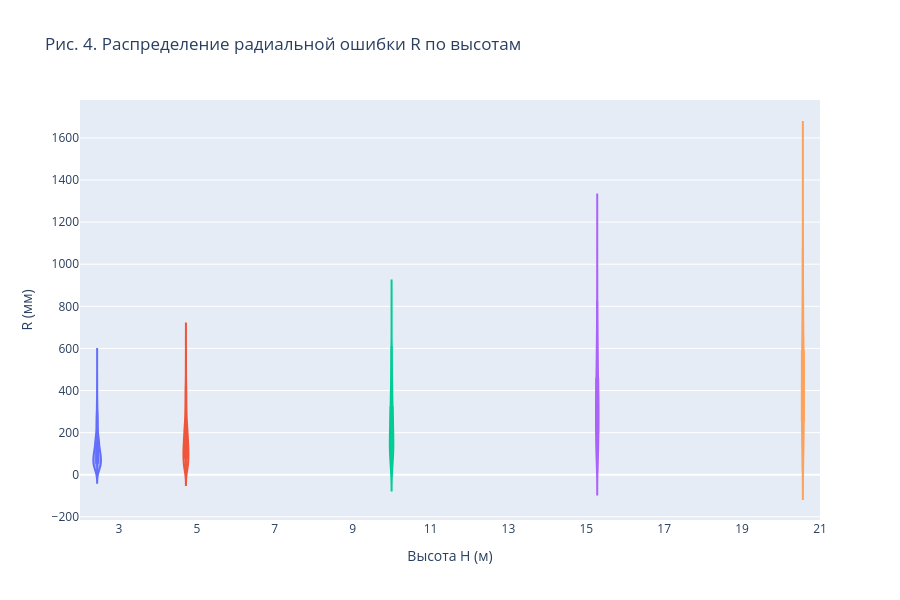

Write notebook code for a chart like this one.
### Markdown cell above
### Распределение ошибки по высотам

### Code cell
fig = px.violin(
    df, x="H", y="R", color="H_cat", box=True, points=False,
    title="Рис. 4. Распределение радиальной ошибки R по высотам",
    labels={"H": "Высота H (м)", "R": "R (мм)", "H_cat": "Высота"},
    category_orders={"H_cat": H_CAT_ORDER},
)
fig.update_layout(showlegend=False, height=600, width=900)
fig.show()

### Figure 1 — Plotly figure (JSON) as saved in the notebook; plotly's stock layout.template omitted (floating-point values rounded to 4 significant figures; data arrays with more than 128 entries replaced by an {"elided": "..."} marker saying what was removed)
{"data": [{"alignmentgroup": "True", "box": {"visible": true}, "hovertemplate": "Высота=3 м<br>Высота H (м)=%{x}<br>R (мм)=%{y}<extra></extra>", "legendgroup": "3 м", "marker": {"color": "#636efa"}, "name": "3 м", "offsetgroup": "3 м", "orientation": "v", "points": false, "scalegroup": "True", "showlegend": true, "type": "violin", "x": {"elided": "900 int values"}, "x0": " ", "xaxis": "x", "y": {"elided": "900 float values"}, "y0": " ", "yaxis": "y"}, {"alignmentgroup": "True", "box": {"visible": true}, "hovertemplate": "Высота=5 м<br>Высота H (м)=%{x}<br>R (мм)=%{y}<extra></extra>", "legendgroup": "5 м", "marker": {"color": "#EF553B"}, "name": "5 м", "offsetgroup": "5 м", "orientation": "v", "points": false, "scalegroup": "True", "showlegend": true, "type": "violin", "x": {"elided": "900 int values"}, "x0": " ", "xaxis": "x", "y": {"elided": "900 float values"}, "y0": " ", "yaxis": "y"}, {"alignmentgroup": "True", "box": {"visible": true}, "hovertemplate": "Высота=10 м<br>Высота H (м)=%{x}<br>R (мм)=%{y}<extra></extra>", "legendgroup": "10 м", "marker": {"color": "#00cc96"}, "name": "10 м", "offsetgroup": "10 м", "orientation": "v", "points": false, "scalegroup": "True", "showlegend": true, "type": "violin", "x": {"elided": "900 int values"}, "x0": " ", "xaxis": "x", "y": {"elided": "900 float values"}, "y0": " ", "yaxis": "y"}, {"alignmentgroup": "True", "box": {"visible": true}, "hovertemplate": "Высота=15 м<br>Высота H (м)=%{x}<br>R (мм)=%{y}<extra></extra>", "legendgroup": "15 м", "marker": {"color": "#ab63fa"}, "name": "15 м", "offsetgroup": "15 м", "orientation": "v", "points": false, "scalegroup": "True", "showlegend": true, "type": "violin", "x": {"elided": "900 int values"}, "x0": " ", "xaxis": "x", "y": {"elided": "900 float values"}, "y0": " ", "yaxis": "y"}, {"alignmentgroup": "True", "box": {"visible": true}, "hovertemplate": "Высота=20 м<br>Высота H (м)=%{x}<br>R (мм)=%{y}<extra></extra>", "legendgroup": "20 м", "marker": {"color": "#FFA15A"}, "name": "20 м", "offsetgroup": "20 м", "orientation": "v", "points": false, "scalegroup": "True", "showlegend": true, "type": "violin", "x": {"elided": "900 int values"}, "x0": " ", "xaxis": "x", "y": {"elided": "900 float values"}, "y0": " ", "yaxis": "y"}], "layout": {"height": 600, "legend": {"title": {"text": "Высота"}, "tracegroupgap": 0}, "showlegend": false, "title": {"text": "Рис. 4. Распределение радиальной ошибки R по высотам"}, "violinmode": "group", "width": 900, "xaxis": {"anchor": "y", "domain": [0, 1], "title": {"text": "Высота H (м)"}}, "yaxis": {"anchor": "x", "domain": [0, 1], "title": {"text": "R (мм)"}}}}
